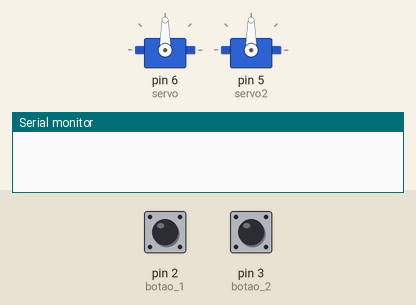
A sketch run on a simulated Arduino Uno, built with avr-gcc and run on an emulated ATmega328P. Shown: 2 × servo, the last lines printed to the serial monitor. Inputs (shaded band) come from the test bench; at power-on: pin 2 (botao_1) HIGH, pin 3 (botao_2) HIGH.

Above: at 1.2 s.
1.3 s: pin 2 (botao_1) pulled LOW for 3.2 s
At 1.9 s:
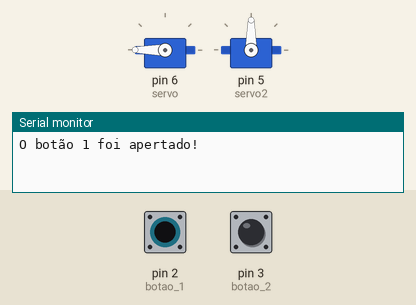
7.5 s: pin 3 (botao_2) pulled LOW for 0.15 s
At 7.8 s:
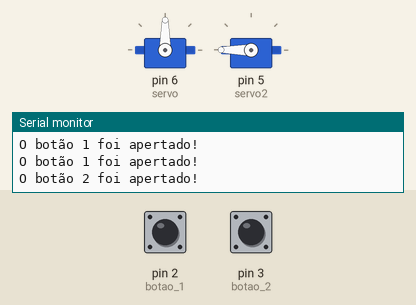
10.6 s: pin 3 (botao_2) pulled LOW for 1 s
At 14.4 s:
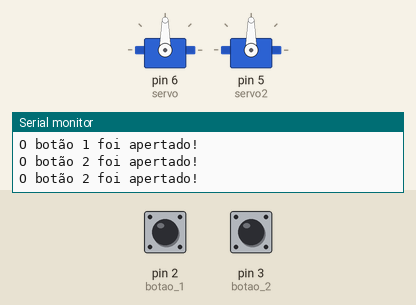
14.6 s: pin 3 (botao_2) pulled LOW for 3.2 s
At 15.6 s:
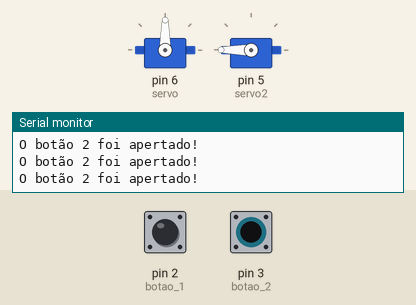
Timing chart, 0 to 21.8 s (numbered marks = the images above; inputs shaded):
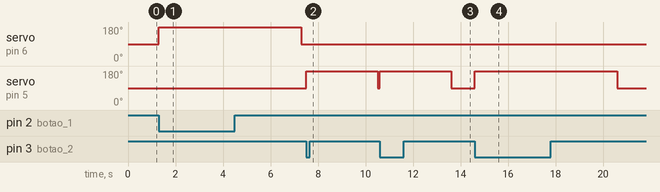

The sketch:

bot_o.ino
```cpp
const int botao_1 = 2; // Define o botão 1 no pino 2
const int botao_2 = 3; // --

#include <Servo.h> // Inicializa a biblioteca do servo motor
Servo servo; // Define uma variavel do tipo servo

Servo servo2; // Define uma variavel do tipo servo

int teste, teste2 = 0;

void setup() {
  pinMode(botao_1, INPUT_PULLUP); // Define o botão 1 como INPUT ou entrada
  pinMode(botao_2, INPUT_PULLUP); //

  servo.attach(6); // Define o servo na porta 6
  servo2.attach(5); // Define o servo na porta 6


  Serial.begin(9600);
}

void loop() {
  teste = digitalRead(botao_1);
  if (teste == LOW) {
    Serial.println("O botão 1 foi apertado!");
    servo.write(220);
    delay(3000);
    servo.write(90);
  }

  teste2 = digitalRead(botao_2);
  if (teste2 == LOW) {
    Serial.println("O botão 2 foi apertado!");
    servo2.write(220);
    delay(3000);
    servo2.write(90);
  }

}
```

Measured:
- after the input at 1.3 s, servo on pin 6 (servo): 90° → 180° at once, → 90° 6.0 s later
- after the input at 7.5 s, servo on pin 5 (servo2): 90° → 180° at once, → 90° 3.0 s later
- after the input at 10.6 s, servo on pin 5 (servo2): 90° → 180° at once, → 90° 3.0 s later
- after the input at 14.6 s, servo on pin 5 (servo2): 90° → 180° at once, → 90° 6.0 s later
